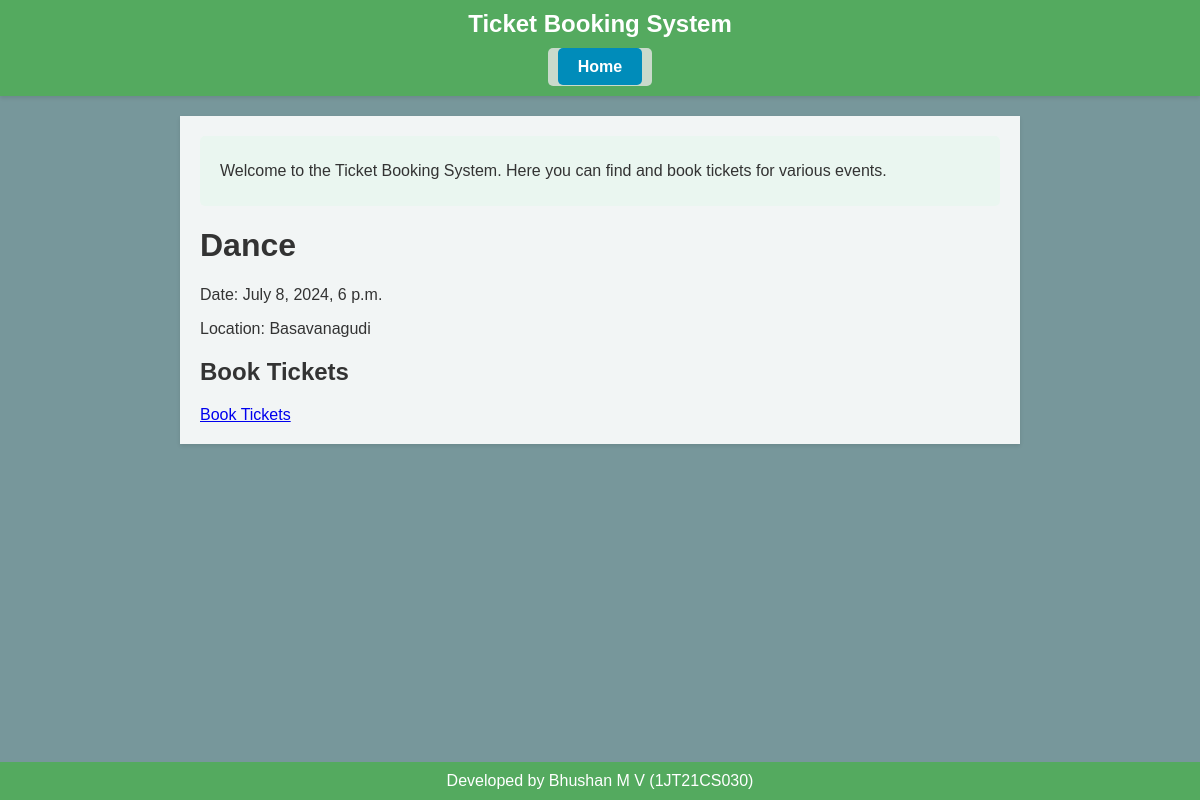
Page /event/4/ on the committed database.
### booking/models.py (models this page shows, shortened)
class Event(models.Model):
    name = models.CharField(max_length=200)
    date = models.DateTimeField()
    location = models.CharField(max_length=200)

### booking/views.py (the view)
# urls.py: path('event/<int:event_id>/', views.event_detail, name='event_detail'),
def event_detail(request, event_id):
    event = get_object_or_404(Event, pk=event_id)
    return render(request, 'booking/event_detail.html', {'event': event})

### booking/templates/booking/event_detail.html (shortened to what this page needs)
{% extends "booking/base.html" %}
{% block content %}
<h1>{{ event.name }}</h1>
<p>Date: {{ event.date }}</p>
<p>Location: {{ event.location }}</p>
<h2>Book Tickets</h2>
<a href="{% url 'book_ticket' event.id %}">Book Tickets</a>
{% endblock %}

### booking/static/booking/styles.css (style rules this page uses)
body { font-family: Arial, sans-serif; margin: 0; padding: 0; background-color: #77979b; color: #333; }

### rows in the picture
Event: name "Dance", date "July 8, 2024, 6 p.m.", location "Basavanagudi"
